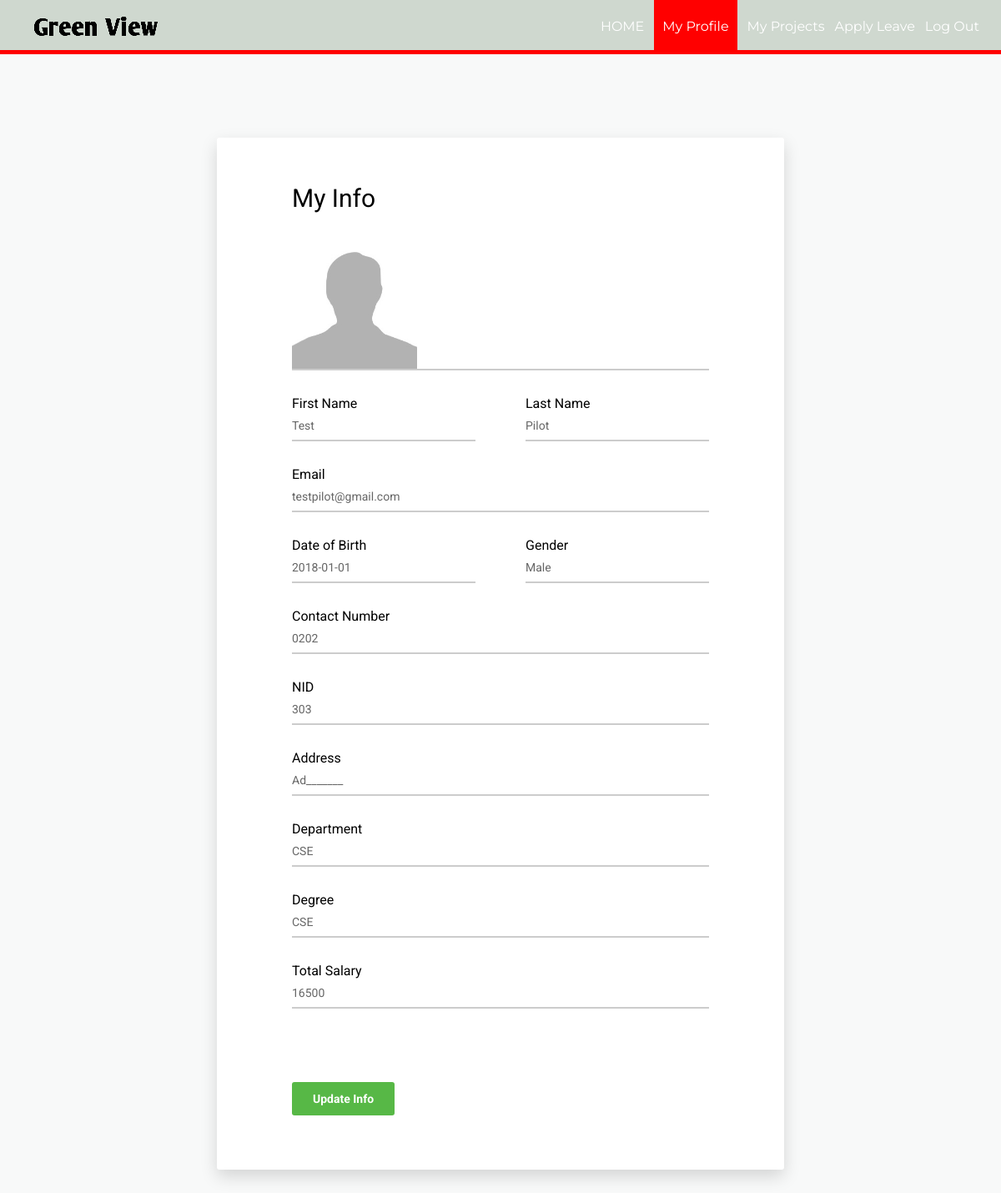
Screenshot of /myprofile.php?id=102 with the database file from the repository.
### tables this page shows
CREATE TABLE `employee` (
  `id` int(11) NOT NULL,
  `firstName` varchar(100) NOT NULL,
  `lastName` varchar(100) NOT NULL,
  `email` varchar(100) NOT NULL,
  `password` text NOT NULL,
  `birthday` date NOT NULL,
  `gender` varchar(10) NOT NULL,
  `contact` varchar(20) NOT NULL,
  `nid` int(20) NOT NULL,
  `address` varchar(100) DEFAULT NULL,
  `dept` varchar(100) NOT NULL,
  `degree` varchar(100) NOT NULL,
  `pic` text NOT NULL
);

CREATE TABLE `salary` (
  `id` int(11) NOT NULL,
  `base` int(11) NOT NULL,
  `bonus` int(11) DEFAULT NULL,
  `total` int(11) DEFAULT NULL
);

### myprofile.php (the view, shortened to what this page needs)
<?php
require_once ('process/dbh.php');
  $id = (isset($_GET['id']) ? $_GET['id'] : '');
  $sql = "SELECT * from `employee` WHERE id=$id";
  $sql2 = "SELECT total from `salary` WHERE id = $id";
  $result = mysqli_query($conn, $sql);
  $result2 = mysqli_query($conn , $sql2);
  $salary = mysqli_fetch_array($result2);
  $empS = ($salary['total']);
  if($result){
  while($res = mysqli_fetch_assoc($result)){
  $firstname = $res['firstName'];
  $lastname = $res['lastName'];
  $email = $res['email'];
  $contact = $res['contact'];
  $address = $res['address'];
  $gender = $res['gender'];
  $birthday = $res['birthday'];
  $nid = $res['nid'];
  $dept = $res['dept'];
  $degree = $res['degree'];
  $pic = $res['pic'];
}
}
?>
<html>
<head>
    <link href="vendor/mdi-font/css/material-design-iconic-font.min.css" rel="stylesheet" media="all">
    <link href="vendor/font-awesome-4.7/css/font-awesome.min.css" rel="stylesheet" media="all">
    <link href="vendor/select2/select2.min.css" rel="stylesheet" media="all">
    <link href="vendor/datepicker/daterangepicker.css" rel="stylesheet" media="all">
    <link href="css/main.css" rel="stylesheet" media="all">
</head>
<body>
  <header>
    <nav>
    <h1><img src="./assets/logo-img.png" alt="logo" srcset=""></h1>
      <ul id="navli">
        <li><a class="homeblack" href="eloginwel.php?id=<?php echo $id?>"">HOME</a></li>
        <li><a class="homered" href="myprofile.php?id=<?php echo $id?>"">My Profile</a></li>
        <li><a class="homeblack" href="empproject.php?id=<?php echo $id?>"">My Projects</a></li>
        <li><a class="homeblack" href="applyleave.php?id=<?php echo $id?>"">Apply Leave</a></li>
        <li><a class="homeblack" href="elogin.html">Log Out</a></li>
      </ul>
    </nav>
  </header>
  <div class="divider"></div>
  <div class="page-wrapper bg-blue p-t-100 p-b-100 font-robo">
        <div class="wrapper wrapper--w680">
            <div class="card card-1">
                <div class="card-body">
                    <h2 class="title">My Info</h2>
                    <form method="POST" action="myprofileup.php?id=<?php echo $id?>" >
                        <div class="input-group">
                          <img src="process/<?php echo $pic;?>" height = 150px width = 150px>
                        </div>
                        <div class="row row-space">
                            <div class="col-2">
                                <div class="input-group">
                                  <p>First Name</p>
                                     <input class="input--style-1" type="text" name="firstName" value="<?php echo $firstname;?>" readonly >
                                </div>
                            </div>
                            <div class="col-2">
                                <div class="input-group">
                                  <p>Last Name</p>
                                    <input class="input--style-1" type="text" name="lastName" value="<?php echo $lastname;?>" readonly>
                                </div>
                            </div>
                        </div>
                        <div class="input-group">
                          <p>Email</p>
                            <input class="input--style-1" type="email"  name="email" value="<?php echo $email;?>" readonly>
                        </div>
                        <div class="row row-space">
                            <div class="col-2">
                                <div class="input-group">
                                  <p>Date of Birth</p>
                                    <input class="input--style-1" type="text" name="birthday" value="<?php echo $birthday;?>" readonly>
                                </div>
                            </div>
                            <div class="col-2">
                                <div class="input-group">
                                  <p>Gender</p>
                                  <input class="input--style-1" type="text" name="gender" value="<?php echo $gender;?>" readonly>
                                </div>
                            </div>
                        </div>
                        <div class="input-group">
                          <p>Contact Number</p>
                            <input class="input--style-1" type="number" name="contact" value="<?php echo $contact;?>" readonly>
                        </div>
                        <div class="input-group">
                          <p>NID</p>
                            <input class="input--style-1" type="number" name="nid" value="<?php echo $nid;?>" readonly>
                        </div>
                         <div class="input-group">
                          <p>Address</p>
                            <input class="input--style-1" type="text"  name="address" value="<?php echo $address;?>" readonly>
                        </div>
                        <div class="input-group">
                          <p>Department</p>
                            <input class="input--style-1" type="text" name="dept" value="<?php echo $dept;?>" readonly>
                        </div>
                        <div class="input-group">
                          <p>Degree</p>
                            <input class="input--style-1" type="text" name="degree" value="<?php echo $degree;?>" readonly>
                        </div>
                        <div class="input-group">
                          <p>Total Salary</p>
                            <input class="input--style-1" type="text" name="degree" value="<?php echo $empS;?>" readonly>
                        </div>
                        <input type="hidden" name="id" id="textField" value="<?php echo $id;?>" required="required"><br><br>
                        <div class="p-t-20">
                            <button class="btn btn--radius btn--green"  name="send" >Update Info</button>
                        </div>
                    </form>
                </div>
            </div>
        </div>
    </div>
</body>
</html>

### css/main.css (style rules this page uses)
body { margin: 0px; }
header { background:#cfd8cf !important; color: white; padding: 16px 20px 6px 40px; height: 60px; }
header h1 { display: inline; font-family: 'Lobster', cursive; font-weight: 400; font-size: 32px; float: left; margin-top: 0px; margin-right: 10px; }
nav ul { display: inline; padding: 6px; float: right; }
nav ul li { display: inline-block; list-style-type: none; color: white; float: left; margin-left: 12px; }
nav ul li a { color: white; text-decoration: none; }
#navli { font-family: 'Montserrat', sans-serif; }
.homered { background-color: red; padding: 30px 10px 22px 10px; }
.divider { background-color: red; height: 5px; }
.font-robo { font-family: "Roboto", "Arial", "Helvetica Neue", sans-serif; }
.row { display: -webkit-box; display: -webkit-flex; display: -moz-box; display: -ms-flexbox; display: flex; -webkit-flex-wrap: wrap; -ms-flex-wrap: wrap; flex-wrap: wrap; }
.row-space { -webkit-box-pack: justify; -webkit-justify-content: space-between; -moz-box-pack: justify; -ms-flex-pack: justify; justify-content: space-between; }
.col-2 { width: -webkit-calc((100% - 60px) / 2); width: -moz-calc((100% - 60px) / 2); width: calc((100% - 60px) / 2); }
html { -webkit-box-sizing: border-box; -moz-box-sizing: border-box; box-sizing: border-box; }
* { padding: 0; margin: 0; }
*, *:before, *:after { -webkit-box-sizing: inherit; -moz-box-sizing: inherit; box-sizing: inherit; }
h2, h3, h4, h5, h6, blockquote, p, pre, dl, dd, ol, ul, figure, hr, fieldset, legend { margin: 0; padding: 0; }
button { outline: none; background: none; border: none; }
.page-wrapper { min-height: 100vh; }
h1, h2, h3, h4, h5, h6 { font-weight: 400; }
h1 { font-size: 36px; }
h2 { font-size: 30px; }
.bg-blue { background: #F8F9F9; }
.p-t-100 { padding-top: 100px; }
.p-t-20 { padding-top: 20px; }
.p-b-100 { padding-bottom: 100px; }
.wrapper { margin: 0 auto; }
.wrapper--w680 { max-width: 680px; }
.btn { line-height: 40px; display: inline-block; padding: 0 25px; cursor: pointer; font-family: "Roboto", "Arial", "Helvetica Neue", sans-serif; color: #fff; -webkit-transition: all 0.4s ease; -o-transition: all 0.4s ease; -moz-transition: all 0.4s ease; transition: all 0.4s ease; font-size: 14px; font-weight: 700; }
.btn--radius { -webkit-border-radius: 3px; -moz-border-radius: 3px; border-radius: 3px; }
.btn--green { background: #57b846; }
input { outline: none; margin: 0; border: none; -webkit-box-shadow: none; -moz-box-shadow: none; box-shadow: none; width: 100%; font-size: 14px; font-family: inherit; }
.input-group { position: relative; margin-bottom: 30px; border-bottom: 2px solid #ccc; }
.input--style-1 { padding: 9px 0; color: #666; }
.title { margin-bottom: 37px; }
.card { overflow: hidden; -webkit-border-radius: 3px; -moz-border-radius: 3px; border-radius: 3px; background: #fff; }
.card-1 { -webkit-box-shadow: 0px 8px 20px 0px rgba(0, 0, 0, 0.15); -moz-box-shadow: 0px 8px 20px 0px rgba(0, 0, 0, 0.15); box-shadow: 0px 8px 20px 0px rgba(0, 0, 0, 0.15); }
.card-1 .card-body { padding: 0 90px; padding-top: 55px; padding-bottom: 65px; }

### rows the page displays
employee: pic (picture), firstName "Test", lastName "Pilot", email "testpilot@gmail.com", birthday "2018-01-01", gender "Male", contact "0202", nid "303", address "Ad_______", dept "CSE", degree "CSE"
salary: degree "16500"
